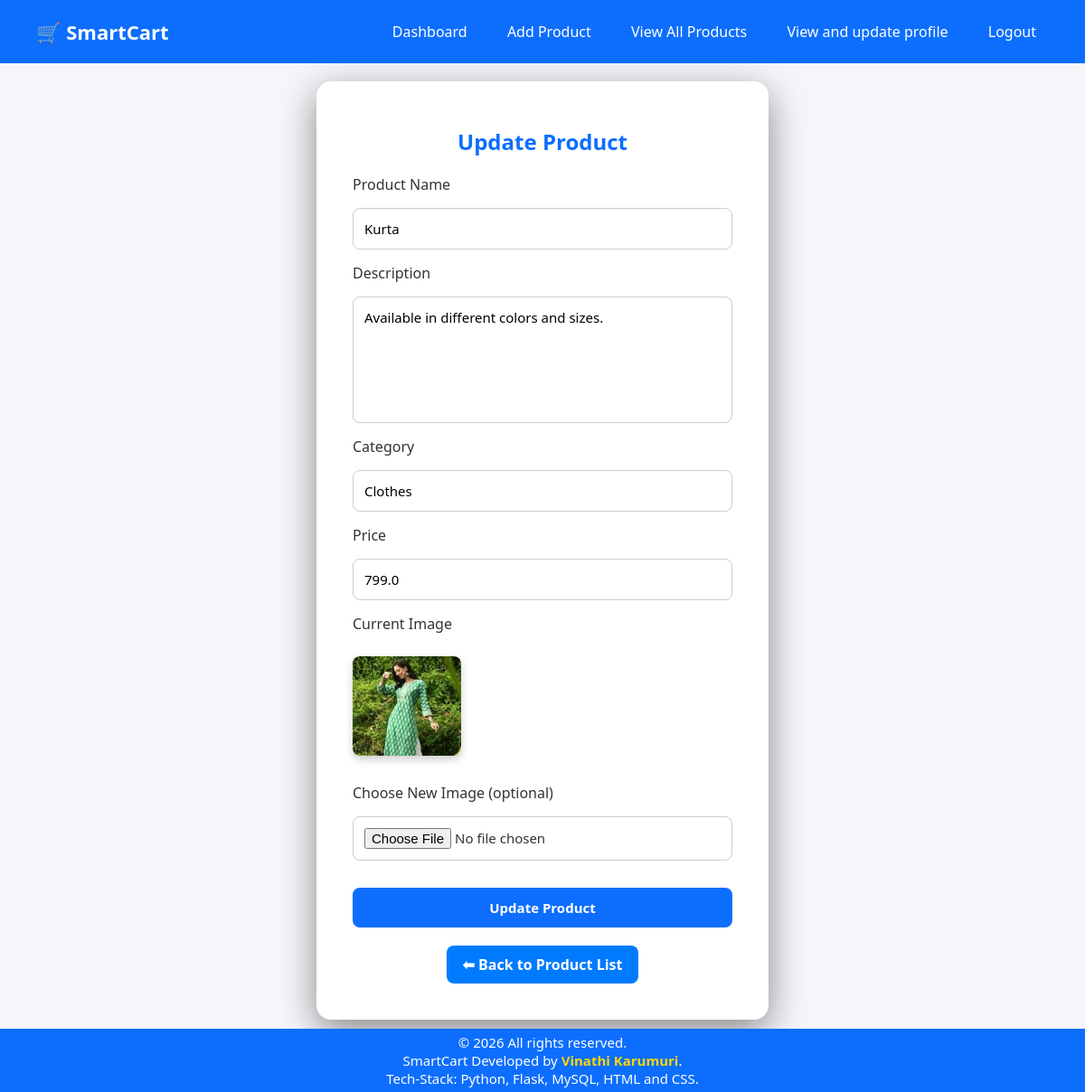
The page /admin/update-item/1 (signed in) on the database its author committed.
### tables this page shows
CREATE TABLE products (
    product_id INTEGER PRIMARY KEY AUTOINCREMENT,
    name TEXT,
    description TEXT,
    category TEXT,
    price REAL,
    image TEXT,
    admin_id INTEGER,
    FOREIGN KEY (admin_id) REFERENCES admin(admin_id)
);

### app.py (the view)
@app.route('/admin/update-item/<int:item_id>', methods=['GET'])
def update_item_page(item_id):
    if 'admin_id' not in session:
        flash("Please login!", "danger")
        return redirect('/admin-login')
    admin_id = session['admin_id']
    conn = get_db_connection()
    cursor = conn.cursor()
    cursor.execute(
        "SELECT * FROM products WHERE product_id=? AND admin_id=?",
        (item_id, admin_id)
    )
    product = cursor.fetchone()
    cursor.close()
    conn.close()
    if not product:
        flash("Product not found or unauthorized access!", "danger")
        return redirect('/admin/item-list')
    return render_template(
        "admin/update_item.html",
        product=product,
        navbar_type="admin"
    )

### app.py (called while the page is built, shortened)
def get_db_connection():
    conn = sqlite3.connect("smartcart.db")
    conn.row_factory = sqlite3.Row
    return conn

@app.context_processor
def inject_cart_count():
    if 'user_id' not in session:
        return dict(cart_count=0)

### templates/admin/update_item.html (shortened to what this page needs)
{% extends "base.html" %}
{% block content %}
<div class="card" style="max-width: 500px;">
    <h2>Update Product</h2>
    <form method="POST"
          action="/admin/update-item/{{ product.product_id }}"
          enctype="multipart/form-data"
          style="text-align:left;">
        <label>Product Name</label>
        <input type="text" name="name" value="{{ product.name }}" required>
        <label>Description</label>
        <textarea name="description" required>{{ product.description }}</textarea>
        <label>Category</label>
        <input type="text" name="category" value="{{ product.category }}" required>
        <label>Price</label>
        <input type="number" step="0.01" name="price" value="{{ product.price }}" required>
        <label>Current Image</label>
        <div style="margin:10px 0;">
            <img src="{{ url_for('static', filename='uploads/product_images/' ~ product.image) }}"
                 width="120"
                 style="border-radius:8px; box-shadow:0 4px 10px rgba(0,0,0,0.2);">
        </div>
        <label>Choose New Image (optional)</label>
        <input type="file" name="image" accept="image/*">
        <button type="submit" style="margin-top:15px;">
            Update Product
        </button>
    </form>
    <div style="margin-top:20px;">
        <a href="/admin/item-list" class="btn-back">⬅ Back to Product List</a>
    </div>
</div>
{% endblock %}

### static/css/style.css (style rules this page uses)
* { margin: 0; padding: 0; box-sizing: border-box; font-family: "Segoe UI", Tahoma, Geneva, Verdana, sans-serif; }
html, body { height: 100%; }
body { overflow-x: hidden; background: #f4f6f9; }
.card { background: #ffffff; color: #333; width: 100%; max-width: 700px; padding: 40px; border-radius: 16px; box-shadow: 0 12px 40px rgba(0, 0, 0, 0.45); text-align: center; margin: 0 auto; }
.card h2 { margin-bottom: 25px; color: #0d6efd; }
.card form { display: flex; flex-direction: column; gap: 15px; }
.card input, .card textarea { padding: 12px; border-radius: 8px; border: 1px solid #ccc; font-size: 15px; }
.card textarea { height: 140px; resize: none; }
.card button { margin-top: 10px; padding: 12px; background: #0d6efd; color: #fff; border: none; border-radius: 8px; font-size: 15px; font-weight: bold; cursor: pointer; }
.main h2, .main h3 { margin-bottom: 15px; color: #0d6efd; }
.page-bg .card { max-width: 420px; }
.main h2 { margin-top: 10px; margin-bottom: 20px; }
.btn-back { display: inline-block; padding: 10px 18px; background-color: #007bff; color: white; text-decoration: none; border-radius: 8px; font-weight: bold; transition: 0.3s; }

### rows shown on the page
products: name "Kurta", description "Available in different colors and sizes.", category "Clothes", price "799.0", image (picture)

### other values the page prints
{{ 2026 }} "2026"
